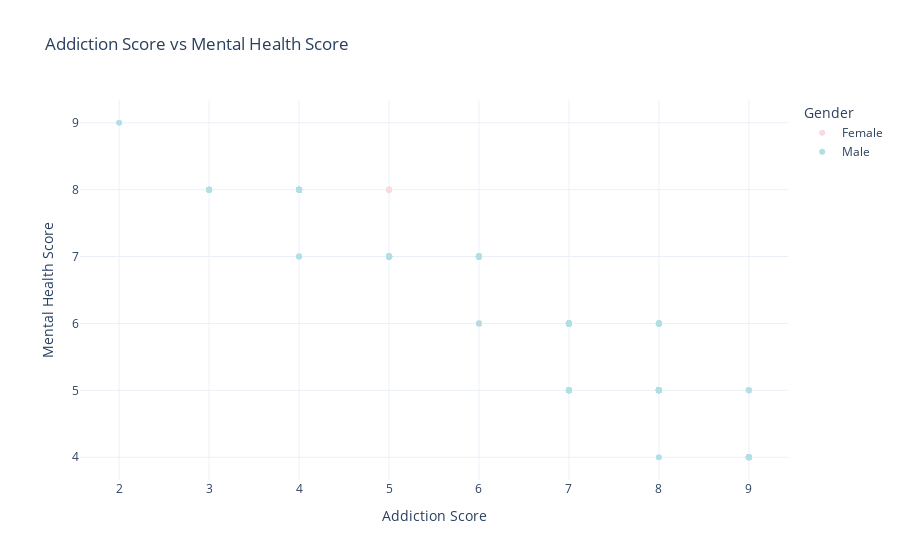

The code cell stored with this chart in its notebook:
### Markdown cell above
The chart shows that there is a slightly higher number of female students compared to male students in the survey just a difference by 1. This gender imbalance should be considered when interpreting results, as it may influence patterns observed in usage, addiction, and other behavior-related metrics. This chart not shown in final chart but it helps to understand the demographic distribution of the dataset.

### Code cell
#1
fig = px.scatter(data, 
                 x="Addicted_Score", 
                 y="Mental_Health_Score",
                 color="Gender",  
                 title="Addiction Score vs Mental Health Score",
                 labels={"Addicted_Score": "Addiction Score", "Mental_Health_Score": "Mental Health Score"
                        },
    color_discrete_map={
        "Female": "#FADADD",  
        "Male": "#B0E0E6" },    
    template='plotly_white' )
fig.show()

### Figure 1 — Plotly figure (JSON) as saved in the notebook; plotly's stock layout.template omitted (floating-point values rounded to 4 significant figures; data arrays with more than 128 entries replaced by an {"elided": "..."} marker saying what was removed)
{"data": [{"hovertemplate": "Gender=Female<br>Addiction Score=%{x}<br>Mental Health Score=%{y}<extra></extra>", "legendgroup": "Female", "marker": {"color": "#FADADD", "symbol": "circle"}, "mode": "markers", "name": "Female", "orientation": "v", "showlegend": true, "type": "scatter", "x": {"elided": "353 int values"}, "xaxis": "x", "y": {"elided": "353 int values"}, "yaxis": "y"}, {"hovertemplate": "Gender=Male<br>Addiction Score=%{x}<br>Mental Health Score=%{y}<extra></extra>", "legendgroup": "Male", "marker": {"color": "#B0E0E6", "symbol": "circle"}, "mode": "markers", "name": "Male", "orientation": "v", "showlegend": true, "type": "scatter", "x": {"elided": "352 int values"}, "xaxis": "x", "y": {"elided": "352 int values"}, "yaxis": "y"}], "layout": {"legend": {"title": {"text": "Gender"}, "tracegroupgap": 0}, "title": {"text": "Addiction Score vs Mental Health Score"}, "xaxis": {"anchor": "y", "domain": [0, 1], "title": {"text": "Addiction Score"}}, "yaxis": {"anchor": "x", "domain": [0, 1], "title": {"text": "Mental Health Score"}}}}
